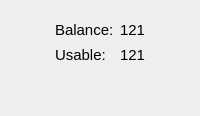
              <widget class="QWidget" name="BalancePage">
               <layout class="QGridLayout" name="gridLayout_8">
                <item row="0" column="0">
                 <layout class="QGridLayout" name="gridLayout_7">
                  <item row="0" column="1">
                   <spacer name="verticalSpacer_6">
                    <property name="orientation">
                     <enum>Qt::Vertical</enum>
                    </property>
                    <property name="sizeType">
                     <enum>QSizePolicy::Fixed</enum>
                    </property>
                    <property name="sizeHint" stdset="0">
                     <size>
                      <width>20</width>
                      <height>10</height>
                     </size>
                    </property>
                   </spacer>
                  </item>
                  <item row="1" column="2">
                   <widget class="QLabel" name="balance_ammount_label_2">
                    <property name="font">
                     <font>
                      <pointsize>11</pointsize>
                     </font>
                    </property>
                    <property name="text">
                     <string>121</string>
                    </property>
                   </widget>
                  </item>
                  <item row="2" column="0">
                   <spacer name="horizontalSpacer_6">
                    <property name="orientation">
                     <enum>Qt::Horizontal</enum>
                    </property>
                    <property name="sizeHint" stdset="0">
                     <size>
                      <width>40</width>
                      <height>20</height>
                     </size>
                    </property>
                   </spacer>
                  </item>
                  <item row="2" column="1">
                   <widget class="QLabel" name="balance_usable_label">
                    <property name="font">
                     <font>
                      <pointsize>11</pointsize>
                     </font>
                    </property>
                    <property name="text">
                     <string>Usable: </string>
                    </property>
                   </widget>
                  </item>
                  <item row="2" column="2">
                   <widget class="QLabel" name="balance_ammount_label">
                    <property name="font">
                     <font>
                      <pointsize>11</pointsize>
                     </font>
                    </property>
                    <property name="text">
                     <string>121</string>
                    </property>
                   </widget>
                  </item>
                  <item row="3" column="1">
                   <spacer name="verticalSpacer_7">
                    <property name="orientation">
                     <enum>Qt::Vertical</enum>
                    </property>
                    <property name="sizeHint" stdset="0">
                     <size>
                      <width>20</width>
                      <height>40</height>
                     </size>
                    </property>
                   </spacer>
                  </item>
                  <item row="1" column="1">
                   <widget class="QLabel" name="balance_balance_label">
                    <property name="font">
                     <font>
                      <pointsize>11</pointsize>
                     </font>
                    </property>
                    <property name="text">
                     <string>Balance:</string>
                    </property>
                   </widget>
                  </item>
                  <item row="2" column="3">
                   <spacer name="horizontalSpacer_8">
                    <property name="orientation">
                     <enum>Qt::Horizontal</enum>
                    </property>
                    <property name="sizeHint" stdset="0">
                     <size>
                      <width>40</width>
                      <height>20</height>
                     </size>
                    </property>
                   </spacer>
                  </item>
                 </layout>
                </item>
               </layout>
              </widget>
